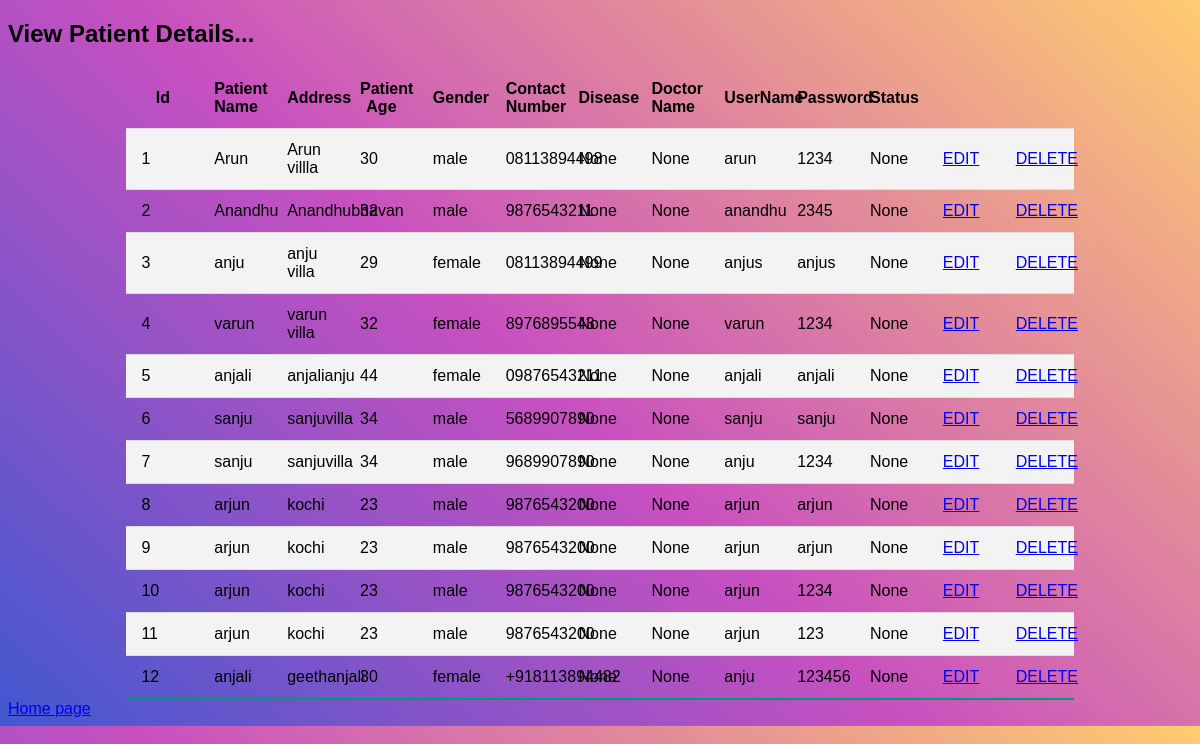
Page /viewpatient on the committed database.
### myapp/models.py (models this page shows, shortened)
class Patient(models.Model):
    patientname=models.CharField(max_length=150)
    address=models.CharField(max_length=150)
    age=models.CharField(max_length=100)
    gender=models.CharField(max_length=100)
    contactnum=models.CharField(max_length=100)
    disease=models.CharField(max_length=150,null=True,blank=True)
    doctorname=models.CharField(max_length=150,null=True,blank=True)
    username=models.CharField(max_length=150,null=True,blank=True)
    password=models.CharField(max_length=150,null=True,blank=True)
    status=models.CharField(max_length=150,null=True,blank=True)

### myapp/views.py (the view)
# urls.py: path('viewpatient',views.viewpatient,name='viewpatient'),
def viewpatient(request):
    result = Patient.objects.all()
    return render(request,'viewpatient.html', {'result': result})

### myapp/templates/viewpatient.html (shortened to what this page needs)
<!DOCTYPE html>
<html lang="en">
<head>
   <link rel="stylesheet" href="static/table.css">
</head>
<body>
<h2>View Patient Details...</h2>
<table>
    <tr>
        <th>Id</th>
        <th>Patient Name</th>
        <th>Address</th>
        <th>Patient Age</th>
        <th>Gender</th>
        <th>Contact Number</th>
        <th>Disease</th>
        <th>Doctor Name</th>
        <th>UserName</th>
        <th>Password</th>
        <th>Status</th>
    </tr>
    {% for result in result %}
    <tr>
        <td>{{ result.id }}</td>
        <td>{{ result.patientname }}</td>
        <td>{{ result.address }}</td>
        <td>{{ result.age }}</td>
        <td>{{ result.gender }}</td>
        <td>{{ result.contactnum }}</td>
        <td>{{ result.disease }}</td>
        <td>{{ result.doctorname }}</td>
        <td>{{ result.username }}</td>
        <td>{{ result.password }}</td>
        <td>{{ result.status }}</td>
        <td><a href="editpatient/{{result.id}}"> EDIT</a></td>
        <td><a href="deletepatient/{{result.id}}"> DELETE</a></td>
    </tr>
    {% endfor %}
</table>
</body>
<a href="/home">Home page</a>
</html>

### myapp/static/table.css (style rules this page uses)
table { border-collapse: collapse; margin: 0 auto; padding: 0; width: 50%; table-layout: fixed; }
th, td { padding: 10px 10px; }
tbody tr { border-bottom: 1px solid #dddddd; }
tbody tr:nth-of-type(even) { background-color: #f3f3f3; }
tbody tr:last-of-type { border-bottom: 2px solid #009879; }

### myapp/templates/viewpatient.html (style rules this page uses)
body { background-color: background-color: #4158D0; background-image: linear-gradient(43deg, #4158D0 0%, #C850C0 46%, #FFCC70 100%); font-family: 'Ubuntu', sans-serif; background-position:center center; }
table { border-collapse: collapse; margin: 0 auto; padding: 0; width: 80%; table-layout: fixed; }
th, td { padding: 12px 15px; }

### rows in the picture
Patient: id "1", patientname "Arun", address "Arun villla", age "30", gender "male", contactnum "08113894498", disease "None", doctorname "None", username "arun", password "1234", status "None"
Patient: id "2", patientname "Anandhu", address "Anandhubhavan", age "32", gender "male", contactnum "9876543211", disease "None", doctorname "None", username "anandhu", password "2345", status "None"
Patient: id "3", patientname "anju", address "anju villa", age "29", gender "female", contactnum "08113894499", disease "None", doctorname "None", username "anjus", password "anjus", status "None"
Patient: id "4", patientname "varun", address "varun villa", age "32", gender "female", contactnum "8976895543", disease "None", doctorname "None", username "varun", password "1234", status "None"
Patient: id "5", patientname "anjali", address "anjalianju", age "44", gender "female", contactnum "09876543211", disease "None", doctorname "None", username "anjali", password "anjali", status "None"
Patient: id "6", patientname "sanju", address "sanjuvilla", age "34", gender "male", contactnum "5689907890", disease "None", doctorname "None", username "sanju", password "sanju", status "None"
Patient: id "7", patientname "sanju", address "sanjuvilla", age "34", gender "male", contactnum "9689907890", disease "None", doctorname "None", username "anju", password "1234", status "None"
Patient: id "8", patientname "arjun", address "kochi", age "23", gender "male", contactnum "9876543200", disease "None", doctorname "None", username "arjun", password "arjun", status "None"
Patient: id "9", patientname "arjun", address "kochi", age "23", gender "male", contactnum "9876543200", disease "None", doctorname "None", username "arjun", password "arjun", status "None"
Patient: id "10", patientname "arjun", address "kochi", age "23", gender "male", contactnum "9876543200", disease "None", doctorname "None", username "arjun", password "1234", status "None"
Patient: id "11", patientname "arjun", address "kochi", age "23", gender "male", contactnum "9876543200", disease "None", doctorname "None", username "arjun", password "123", status "None"
Patient: id "12", patientname "anjali", address "geethanjali", age "30", gender "female", contactnum "+918113894482", disease "None", doctorname "None", username "anju", password "123456", status "None"
